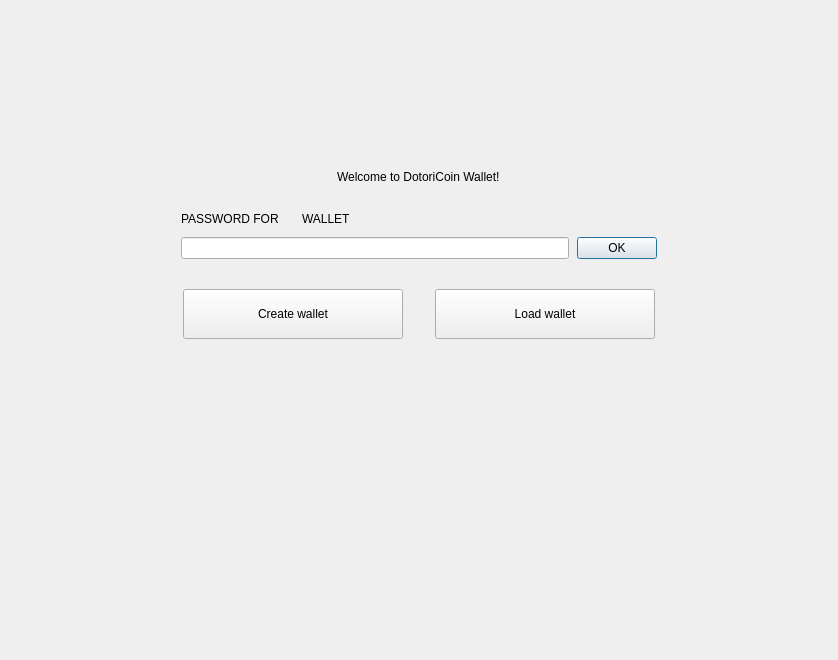
<?xml version="1.0" encoding="UTF-8"?>
<ui version="4.0">
 <class>NoWalletFrame</class>
 <widget class="QFrame" name="NoWalletFrame">
  <property name="geometry">
   <rect>
    <x>0</x>
    <y>0</y>
    <width>838</width>
    <height>660</height>
   </rect>
  </property>
  <property name="windowTitle">
   <string>Frame</string>
  </property>
  <property name="frameShape">
   <enum>QFrame::NoFrame</enum>
  </property>
  <property name="frameShadow">
   <enum>QFrame::Raised</enum>
  </property>
  <layout class="QVBoxLayout" name="verticalLayout">
   <property name="spacing">
    <number>0</number>
   </property>
   <property name="leftMargin">
    <number>0</number>
   </property>
   <property name="topMargin">
    <number>0</number>
   </property>
   <property name="rightMargin">
    <number>0</number>
   </property>
   <property name="bottomMargin">
    <number>0</number>
   </property>
   <item>
    <spacer name="verticalSpacer">
     <property name="orientation">
      <enum>Qt::Vertical</enum>
     </property>
     <property name="sizeType">
      <enum>QSizePolicy::Fixed</enum>
     </property>
     <property name="sizeHint" stdset="0">
      <size>
       <width>20</width>
       <height>170</height>
      </size>
     </property>
    </spacer>
   </item>
   <item alignment="Qt::AlignHCenter">
    <widget class="WalletGui::WalletHeaderLabel" name="m_welcomeLabel">
     <property name="text">
      <string>Welcome to DotoriCoin Wallet!</string>
     </property>
    </widget>
   </item>
   <item>
    <spacer name="verticalSpacer_4">
     <property name="orientation">
      <enum>Qt::Vertical</enum>
     </property>
     <property name="sizeType">
      <enum>QSizePolicy::Fixed</enum>
     </property>
     <property name="sizeHint" stdset="0">
      <size>
       <width>20</width>
       <height>25</height>
      </size>
     </property>
    </spacer>
   </item>
   <item alignment="Qt::AlignHCenter">
    <widget class="QFrame" name="m_passwordFrame">
     <property name="minimumSize">
      <size>
       <width>476</width>
       <height>0</height>
      </size>
     </property>
     <property name="maximumSize">
      <size>
       <width>338</width>
       <height>16777215</height>
      </size>
     </property>
     <property name="frameShape">
      <enum>QFrame::NoFrame</enum>
     </property>
     <property name="frameShadow">
      <enum>QFrame::Raised</enum>
     </property>
     <layout class="QVBoxLayout" name="verticalLayout_2">
      <property name="spacing">
       <number>8</number>
      </property>
      <property name="leftMargin">
       <number>0</number>
      </property>
      <property name="topMargin">
       <number>0</number>
      </property>
      <property name="rightMargin">
       <number>0</number>
      </property>
      <property name="bottomMargin">
       <number>0</number>
      </property>
      <item>
       <layout class="QHBoxLayout" name="horizontalLayout_4">
        <item>
         <widget class="QLabel" name="m_passwordTextLabel">
          <property name="sizePolicy">
           <sizepolicy hsizetype="Maximum" vsizetype="Preferred">
            <horstretch>0</horstretch>
            <verstretch>0</verstretch>
           </sizepolicy>
          </property>
          <property name="styleSheet">
           <string notr="true">[errorState=&quot;true&quot;] {
  color: #ef3131;
}</string>
          </property>
          <property name="text">
           <string>PASSWORD FOR</string>
          </property>
         </widget>
        </item>
        <item>
         <widget class="QLabel" name="m_walletNameLabel">
          <property name="text">
           <string/>
          </property>
         </widget>
        </item>
        <item>
         <widget class="QLabel" name="m_walletTextLabel">
          <property name="text">
           <string>WALLET</string>
          </property>
         </widget>
        </item>
        <item>
         <spacer name="horizontalSpacer_4">
          <property name="orientation">
           <enum>Qt::Horizontal</enum>
          </property>
          <property name="sizeHint" stdset="0">
           <size>
            <width>40</width>
            <height>20</height>
           </size>
          </property>
         </spacer>
        </item>
       </layout>
      </item>
      <item>
       <layout class="QHBoxLayout" name="horizontalLayout_5">
        <item>
         <widget class="QLineEdit" name="m_passwordEdit">
          <property name="sizePolicy">
           <sizepolicy hsizetype="Expanding" vsizetype="Fixed">
            <horstretch>0</horstretch>
            <verstretch>0</verstretch>
           </sizepolicy>
          </property>
          <property name="styleSheet">
           <string notr="true">[errorState=&quot;true&quot;] {
  border-color: #ef3131;
}</string>
          </property>
          <property name="echoMode">
           <enum>QLineEdit::Password</enum>
          </property>
         </widget>
        </item>
        <item>
         <widget class="WalletGui::WalletOkButton" name="m_okButton">
          <property name="enabled">
           <bool>true</bool>
          </property>
          <property name="text">
           <string>OK</string>
          </property>
          <property name="default">
           <bool>true</bool>
          </property>
         </widget>
        </item>
       </layout>
      </item>
     </layout>
    </widget>
   </item>
   <item>
    <spacer name="verticalSpacer_2">
     <property name="orientation">
      <enum>Qt::Vertical</enum>
     </property>
     <property name="sizeType">
      <enum>QSizePolicy::Fixed</enum>
     </property>
     <property name="sizeHint" stdset="0">
      <size>
       <width>20</width>
       <height>30</height>
      </size>
     </property>
    </spacer>
   </item>
   <item>
    <layout class="QHBoxLayout" name="horizontalLayout">
     <property name="spacing">
      <number>0</number>
     </property>
     <item>
      <spacer name="horizontalSpacer_2">
       <property name="orientation">
        <enum>Qt::Horizontal</enum>
       </property>
       <property name="sizeHint" stdset="0">
        <size>
         <width>40</width>
         <height>20</height>
        </size>
       </property>
      </spacer>
     </item>
     <item>
      <widget class="WalletGui::WalletLargeBlueButton" name="m_createWalletButton">
       <property name="sizePolicy">
        <sizepolicy hsizetype="Fixed" vsizetype="Fixed">
         <horstretch>0</horstretch>
         <verstretch>0</verstretch>
        </sizepolicy>
       </property>
       <property name="minimumSize">
        <size>
         <width>220</width>
         <height>50</height>
        </size>
       </property>
       <property name="maximumSize">
        <size>
         <width>220</width>
         <height>50</height>
        </size>
       </property>
       <property name="text">
        <string>Create wallet</string>
       </property>
      </widget>
     </item>
     <item>
      <spacer name="horizontalSpacer">
       <property name="orientation">
        <enum>Qt::Horizontal</enum>
       </property>
       <property name="sizeType">
        <enum>QSizePolicy::Fixed</enum>
       </property>
       <property name="sizeHint" stdset="0">
        <size>
         <width>32</width>
         <height>20</height>
        </size>
       </property>
      </spacer>
     </item>
     <item>
      <widget class="WalletGui::WalletLargeBlueButton" name="m_openWalletButton">
       <property name="sizePolicy">
        <sizepolicy hsizetype="Fixed" vsizetype="Fixed">
         <horstretch>0</horstretch>
         <verstretch>0</verstretch>
        </sizepolicy>
       </property>
       <property name="minimumSize">
        <size>
         <width>220</width>
         <height>50</height>
        </size>
       </property>
       <property name="maximumSize">
        <size>
         <width>220</width>
         <height>50</height>
        </size>
       </property>
       <property name="text">
        <string>Load wallet</string>
       </property>
      </widget>
     </item>
     <item>
      <spacer name="horizontalSpacer_3">
       <property name="orientation">
        <enum>Qt::Horizontal</enum>
       </property>
       <property name="sizeHint" stdset="0">
        <size>
         <width>40</width>
         <height>20</height>
        </size>
       </property>
      </spacer>
     </item>
    </layout>
   </item>
   <item>
    <spacer name="verticalSpacer_3">
     <property name="orientation">
      <enum>Qt::Vertical</enum>
     </property>
     <property name="sizeHint" stdset="0">
      <size>
       <width>20</width>
       <height>376</height>
      </size>
     </property>
    </spacer>
   </item>
  </layout>
 </widget>
 <customwidgets>
  <customwidget>
   <class>WalletGui::WalletOkButton</class>
   <extends>QPushButton</extends>
   <header>Gui/Common/WalletOkButton.h</header>
  </customwidget>
  <customwidget>
   <class>WalletGui::WalletHeaderLabel</class>
   <extends>QLabel</extends>
   <header>Gui/Common/WalletTextLabel.h</header>
  </customwidget>
  <customwidget>
   <class>WalletGui::WalletLargeBlueButton</class>
   <extends>QPushButton</extends>
   <header>Gui/Common/WalletBlueButton.h</header>
  </customwidget>
 </customwidgets>
 <resources/>
 <connections>
  <connection>
   <sender>m_okButton</sender>
   <signal>clicked()</signal>
   <receiver>NoWalletFrame</receiver>
   <slot>okClicked()</slot>
   <hints>
    <hint type="sourcelabel">
     <x>498</x>
     <y>266</y>
    </hint>
    <hint type="destinationlabel">
     <x>418</x>
     <y>329</y>
    </hint>
   </hints>
  </connection>
  <connection>
   <sender>m_passwordEdit</sender>
   <signal>textChanged(QString)</signal>
   <receiver>NoWalletFrame</receiver>
   <slot>passwordChanged(QString)</slot>
   <hints>
    <hint type="sourcelabel">
     <x>374</x>
     <y>265</y>
    </hint>
    <hint type="destinationlabel">
     <x>418</x>
     <y>329</y>
    </hint>
   </hints>
  </connection>
  <connection>
   <sender>m_passwordEdit</sender>
   <signal>returnPressed()</signal>
   <receiver>m_okButton</receiver>
   <slot>click()</slot>
   <hints>
    <hint type="sourcelabel">
     <x>374</x>
     <y>265</y>
    </hint>
    <hint type="destinationlabel">
     <x>616</x>
     <y>256</y>
    </hint>
   </hints>
  </connection>
 </connections>
 <slots>
  <signal>createWalletClickedSignal()</signal>
  <signal>openWalletClickedSignal()</signal>
  <slot>okClicked()</slot>
  <slot>passwordChanged(QString)</slot>
 </slots>
</ui>
